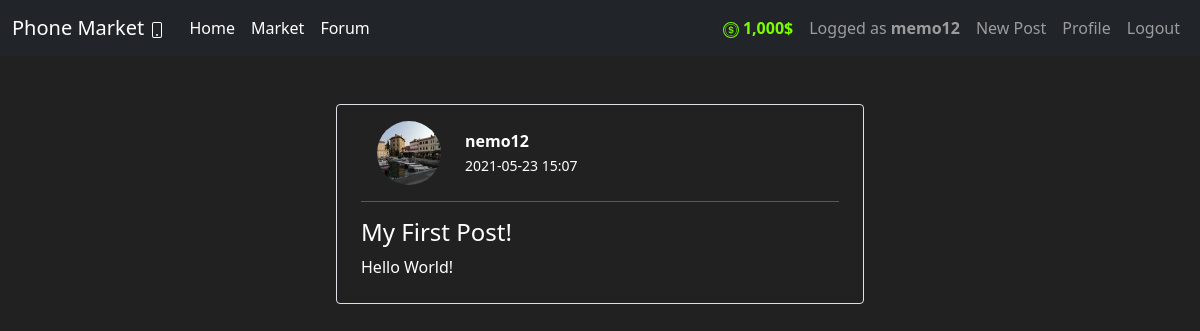
Page /post/1 (signed in) on the earlier database version.
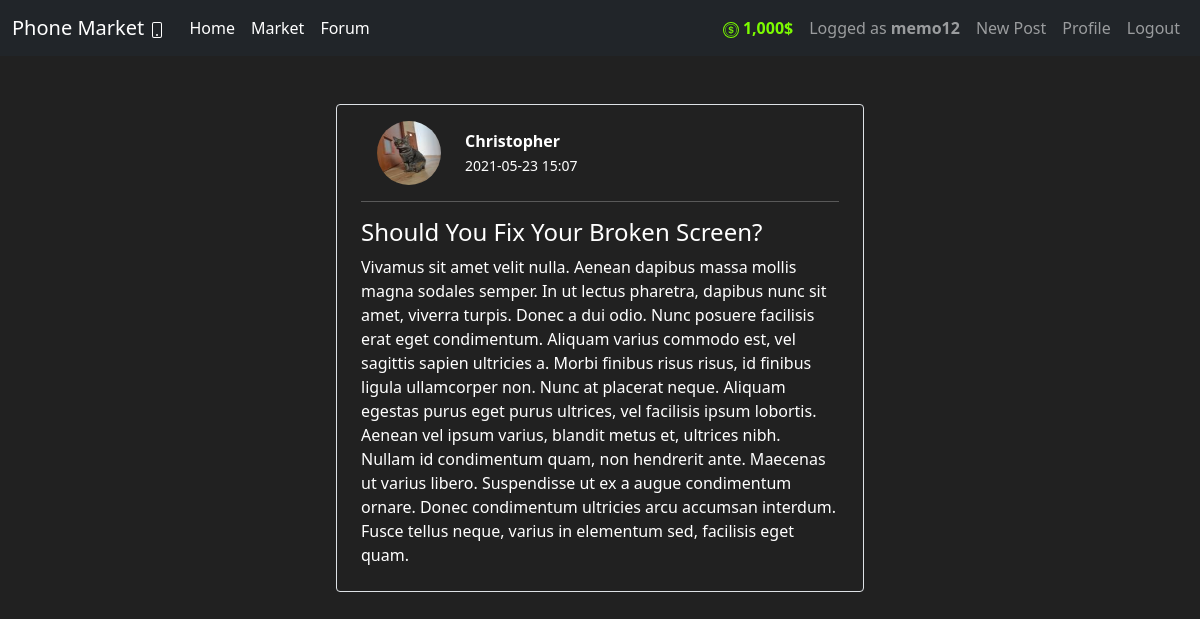
Same page on the later database version.
### market/models.py (models this page shows, shortened)
class User(db.Model, UserMixin):
    id = db.Column(db.Integer(), primary_key=True)
    username = db.Column(db.String(length=30), nullable=False, unique=True)
    email_address = db.Column(db.String(length=50), nullable=False, unique=True)
    password_hash = db.Column(db.String(length=60), nullable=False)
    budget = db.Column(db.Integer(), nullable=False, default=1000)
    image_file = db.Column(db.Integer(), nullable=False, server_default='default-profile-pic.jpg')
    items = db.relationship('Item', backref='owned_user', lazy=True)
    posts = db.relationship('Post', backref='author', lazy=True)
    @property
    def prettier_budget(self):
        if len(str(self.budget)) >= 4:
            return f'{str(self.budget)[:-3]},{str(self.budget)[-3:]}$'
        return f'{self.budget}$'
    @property
    def password(self):
        return self.password

class Post(db.Model):
    id = db.Column(db.Integer(), primary_key=True)
    title = db.Column(db.String(100), nullable=False)
    time_created = db.Column(db.DateTime(timezone=True), server_default=func.now())
    content = db.Column(db.Text, nullable=False)
    user_id = db.Column(db.Integer, db.ForeignKey('user.id'), nullable=False)

### market/routes.py (the view)
@app.route('/post/<int:post_id>')
@login_required
def post_page(post_id):
    post = Post.query.get_or_404(post_id)
    return render_template('post.html', title=post.title, post=post)

### market/models.py (called while the page is built)
@login_manager.user_loader
def load_user(user_id):
    return User.query.get(int(user_id))

### market/templates/post.html (shortened to what this page needs)
{% extends 'base.html' %}
{% block content %}
<div class="container w-50">
  <div class="media m-4 p-3 border rounded">
    <img class="mx-4 rounded-circle float-start",
    src="{{ url_for('static', filename='/profile_pics/' + post.author.image_file) }}",
    alt="Generic placeholder image",
    style="width:64px;height:64px">
    <div class="media-body m-2">
      <b>{{ post.author.username }}</b>
      <br>
      <small>{{ post.time_created.strftime("%Y-%m-%d %H:%M") }}</small>
      <hr class="mt-4">
      <h4 class="mt-0">{{ post.title }}</></h4>
      {{ post.content }}
    </div>
  </div>
</div>
{% endblock %}

Differences in the rows shown:
no longer on this page (row unchanged): User: image_file (picture), author.username "nemo12"
added User: image_file (picture), author.username "Christopher"
changed Post: title "My First Post!" → "Should You Fix Your Broken Screen?"; content "Hello World!" → "Vivamus sit amet velit nulla. Aenean dapibus massa mollis magna sodales semper. In ut lectus pharetra, dapibus nunc sit amet, viverra turpis. Donec a dui odio. Nunc posuere facilisis erat eget condimentum. Aliquam varius commodo est, vel sagittis sapien ultricies a. Morbi finibus risus risus, id finibus ligula ullamcorper non. Nunc at placerat neque. Aliquam egestas purus eget purus ultrices, vel facilisis ipsum lobortis. Aenean vel ipsum varius, blandit metus et, ultrices nibh. Nullam id condimentum quam, non hendrerit ante. Maecenas ut varius libero. Suspendisse ut ex a augue condimentum ornare. Donec condimentum ultricies arcu accumsan interdum. Fusce tellus neque, varius in elementum…"
